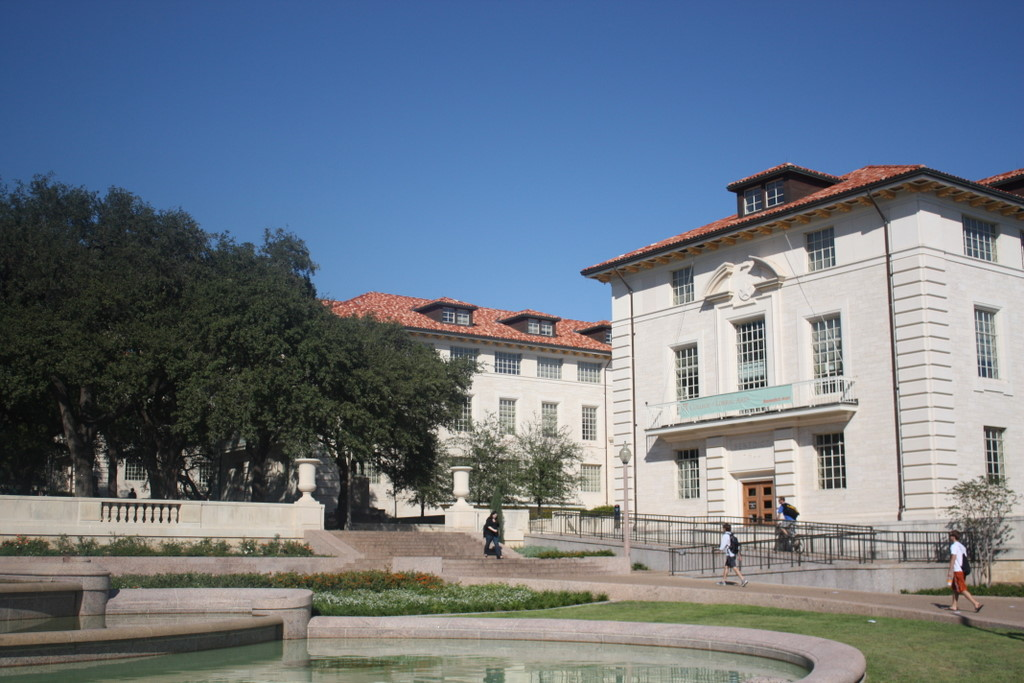
#> input picture uttower_right.JPG, 1024 x 683 px
$ jupyter execute image_stitching.ipynb
#> lines starting #> are read from the running program, lines starting #| are printed output that depends on the picture; after the words box and inside, x2 and y2 are one past the last pixel; in counts of white or black regions, pixels touching at a corner belong together; long printed decimals are rounded
[cell 1]
import cv2
import numpy as np
import matplotlib.pyplot as plt
import random
import math

[cell 2]
#reading right image and converting it into grayscale
img_1=cv2.imread("uttower_right.JPG")
#> img_1 is the input picture: shape (683, 1024, 3); mean B, G, R 132, 118.9, 107.7
img1= cv2.cvtColor(img_1,cv2.COLOR_BGR2GRAY)
plt.imshow(img1)
plt.figure()
#reading left image and converting it into grayscale
img_2=cv2.imread("uttower_left.JPG")
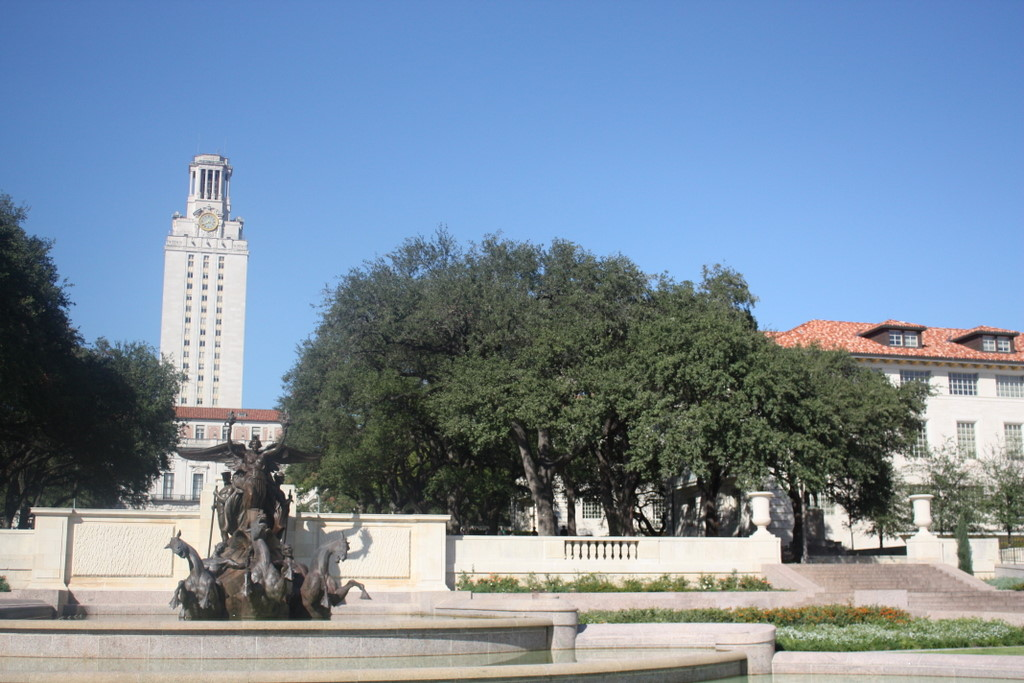
#> input picture uttower_left.JPG, 1024 x 683 px
#> img_2 is the input picture: shape (683, 1024, 3); mean B, G, R 159, 140, 121.7
img2= cv2.cvtColor(img_2,cv2.COLOR_BGR2GRAY)
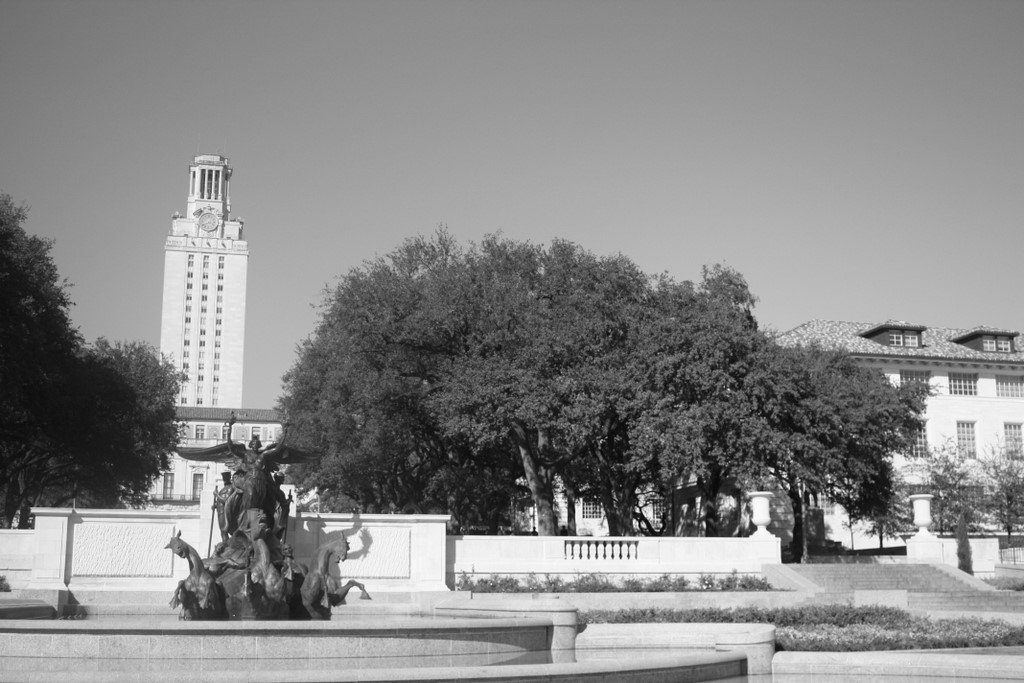
#> img2: shape (683, 1024); min 2, max 255, mean 136.7
plt.imshow(img2)
plt.figure()

[cell 3]
#find out keypoints and descriptors using sift algorithm
sift = cv2.xfeatures2d.SIFT_create()
# find the key points and descriptors with SIFT
keypoints1, descriptors1 = sift.detectAndCompute(img1,None)
#> keypoints1 = 4195 keypoints; strongest (x, y, size): (958, 550, 9.6), (490, 527, 2), (376, 451, 1.8), (440, 520, 6.8)
keypoints2, descriptors2 = sift.detectAndCompute(img2,None)
#> keypoints2 = 5314 keypoints; strongest (x, y, size): (620, 556, 2.4), (612, 556, 2.2), (698, 499, 3.5), (534, 528, 1.9)

[cell 4]
#plotting key points
img3=cv2.drawKeypoints(img1,keypoints1,None)
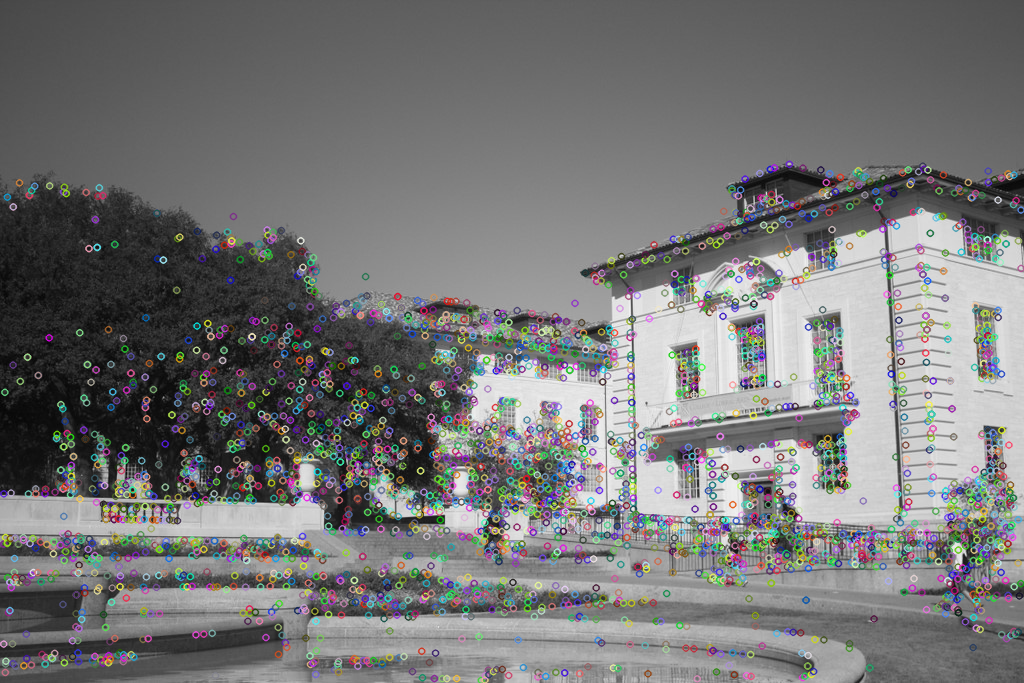
#> img3: shape (683, 1024, 3); mean of channels 0, 1, 2 118.1, 118, 117.9; drawn as B, G, R
plt.imshow(img3)
plt.figure()

[cell 5]
# finding correspondances from extracted keypoints of both images
match = cv2.BFMatcher()
matches = match.knnMatch(descriptors1,descriptors2,k=2)
#> matches = 4195 matches

[cell 6]
#extracting good keypoints by having some threshold
good = []
for m,n in matches:
    if m.distance < 0.27*n.distance:
        good.append(m)
#> after the loop, good = 170 matches
#corrs = np.matrix(good)

[cell 7]
#drawing the correspondances in both images
draw_parameters = dict(matchColor = (0,255,0), # draw matches in green color
                   singlePointColor = None,
                   flags = 2)
img4 = cv2.drawMatches(img1,keypoints1,img2,keypoints2,good,None,**draw_parameters)
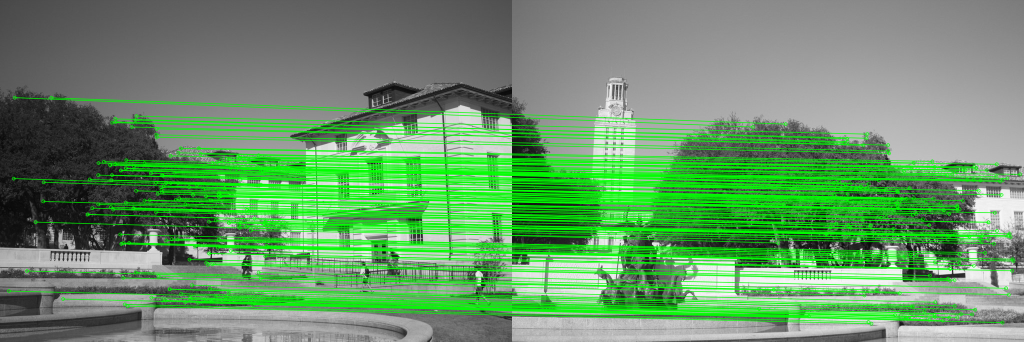
#> img4: shape (683, 2048, 3) (shown at 1/2 size); mean of channels 0, 1, 2 104.2, 150.1, 104.2; drawn as B, G, R
plt.imshow(img4)
plt.figure()

[cell 8]
#Homography matrix calculation
def calculateHomography(correspondences):
    #loop through correspondences and create assemble matrix
    aList = []
    for corr in correspondences:
        p1 = np.matrix([corr.item(0), corr.item(1), 1])
        p2 = np.matrix([corr.item(2), corr.item(3), 1])

        a2 = [0, 0, 0, -p2.item(2) * p1.item(0), -p2.item(2) * p1.item(1), -p2.item(2) * p1.item(2),
              p2.item(1) * p1.item(0), p2.item(1) * p1.item(1), p2.item(1) * p1.item(2)]
        a1 = [-p2.item(2) * p1.item(0), -p2.item(2) * p1.item(1), -p2.item(2) * p1.item(2), 0, 0, 0,
              p2.item(0) * p1.item(0), p2.item(0) * p1.item(1), p2.item(0) * p1.item(2)]
        aList.append(a1)
        aList.append(a2)

    matrixA = np.matrix(aList)

    #singular value decomposition
    u, s, v = np.linalg.svd(matrixA)

    #reshape the min singular value into a 3 by 3 matrix
    h = np.reshape(v[8], (3, 3))

    #normalize and now we have h
    h = (1/h.item(8)) * h
    return h

[cell 9]
#calculate the geometric distance between estimated points andoriginal points
def geometricDistance(correspondence, h):

    p1 = np.transpose(np.matrix([correspondence[0].item(0), correspondence[0].item(1), 1]))
    estimatep2 = np.dot(h, p1)
    estimatep2 = (1/estimatep2.item(2))*estimatep2

    p2 = np.transpose(np.matrix([correspondence[0].item(2), correspondence[0].item(3), 1]))
    error = p2 - estimatep2
    return np.linalg.norm(error)

[cell 10]
#functions to plot inlier points with red dots
def plot_points(img_1,img_2,inliers):

    rows1 = img_1.shape[0]
    cols1 = img_1.shape[1]
    rows2 = img_2.shape[0]
    cols2 = img_2.shape[1]

    out = np.zeros((max([rows1,rows2]),cols1+cols2,3), dtype='uint8')

    # Place the first image to the left
    out[:rows1,:cols1,:] = np.dstack([img1, img1, img1])

    # Place the next image to the right of it
    out[:rows2,cols1:cols1+cols2,:] = np.dstack([img2, img2, img2])

    for i in inliers:
            x1 = i.item(0)
            y1 = i.item(1)
            x2 = i.item(2)
            y2 = i.item(3)

            cv2.circle(out, (int(x1),int(y1)), 4, (255, 0, 0), 1)
            cv2.circle(out, (int(x2)+cols1,int(y2)), 4, (255, 0, 0), 1)
    plt.imshow(out)
    plt.show()

[cell 11]
def averageResidual(inliers):
    sum=0
    for i in inliers:
        x1 = i.item(0)
        y1 = i.item(1)
        x2 = i.item(2)
        y2 = i.item(3)
        sum += math.sqrt(((x1-x2)**2) + ((y1-y2)**2))
    avg = sum/(float)(len(inliers))
    print("The average residuals for inliers is:",avg,end=" ")
    print()

[cell 12]
#ransac algorithm which creates homographies from random correspondences
def ransac(corr, thresh,img_1,img_2):
    maxInliers = []
    finalH = None
    for i in range(1000):
        #find 4 random points to calculate a homography
        corr1 = corr[random.randrange(0, len(corr))]
        corr2 = corr[random.randrange(0, len(corr))]
        randomFour = np.vstack((corr1, corr2))
        corr3 = corr[random.randrange(0, len(corr))]
        randomFour = np.vstack((randomFour, corr3))
        corr4 = corr[random.randrange(0, len(corr))]
        randomFour = np.vstack((randomFour, corr4))

        #call the homography function on those points
        h = calculateHomography(randomFour)
        inliers = []

        #calling geometric distance function
        for i in range(len(corr)):
            d = geometricDistance(corr[i], h)
            if d < 5:
                inliers.append(corr[i])

        if len(inliers) > len(maxInliers):
            maxInliers = inliers
            finalH = h
        print("Corr size: ", len(corr), " NumInliers: ", len(inliers), "Max inliers: ", len(maxInliers))

        if len(maxInliers) > (len(corr)*thresh):
            break
    #calling plot_points function
    plot_points(img_1,img_2,maxInliers)
    #plot1_points(img_2,maxInliers)
    averageResidual(maxInliers)
    return finalH, maxInliers

[cell 13]
#Finding Homography marix
MIN_MATCH_COUNT = 10
correspondenceList=[]
if len(good) > MIN_MATCH_COUNT:

    for m in good:
        (x1,y1) = keypoints1[m.queryIdx].pt
        (x2,y2) = keypoints2[m.trainIdx].pt
        correspondenceList.append([x1,y1,x2,y2])
#> this loop made 170 passes
#> (x1, y1, x2, y2) on passes 1 to 3: (17.56, 581.7, 494, 617.1), (27.06, 356.7, 489, 405), (28.91, 194.8, 481.5, 253.5)
#> after the loop, correspondenceList = 170 items, first 6: [17.56, 581.7, 494, 617.1], [27.06, 356.7, 489, 405], [28.91, 194.8, 481.5, 253.5], [53.52, 541.6, 522.8, 579.1], [70.67, 443.7, 531.9, 485.6], [86.1, 402.3, 543.9, 445.5]
    corrs = np.matrix(correspondenceList)
#> corrs = 170 rows, first 6: [17.56, 581.7, 494, 617.1], [27.06, 356.7, 489, 405], [28.91, 194.8, 481.5, 253.5], [53.52, 541.6, 522.8, 579.1], [70.67, 443.7, 531.9, 485.6], [86.1, 402.3, 543.9, 445.5]
    M,inliers = ransac(corrs,0.6,img_1,img_2)
#> the loop in ransac, `for i in range(1000):` made 1 pass
#> (randomFour, corr3, corr4) on pass 1: ([[395.2, 605.3, 861, 640.6], [417.5, 442.8, 872.5, 471.7]], [[175, 428.5, 628.4, 467.1]], [[323.9, 350.2, 770.2, 382.3]])
#| Corr size:  170  NumInliers:  168 Max inliers:  168
#> in plot_points, `out[:rows2,cols1:cols1+cols2,:] = np.dstack([img2, img2, img2])`:
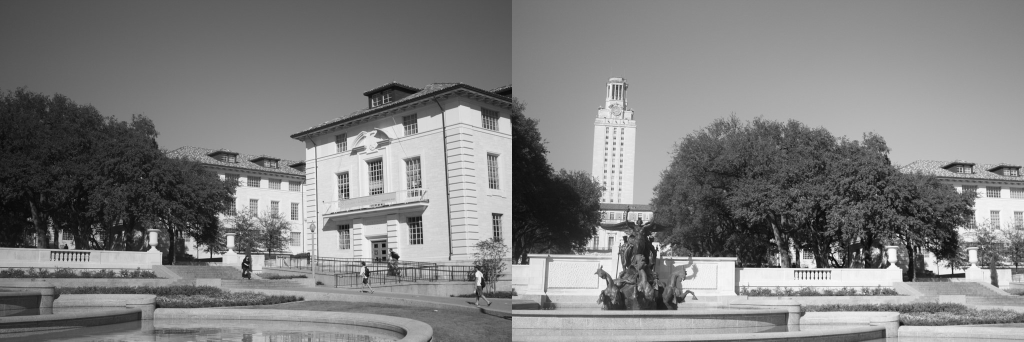
#> out: shape (683, 2048, 3) (shown at 1/2 size); min 2, max 255, mean 126.9
#> the loop in plot_points, `for i in inliers:` made 168 passes
#> after the loop in plot_points, `for i in inliers:`:
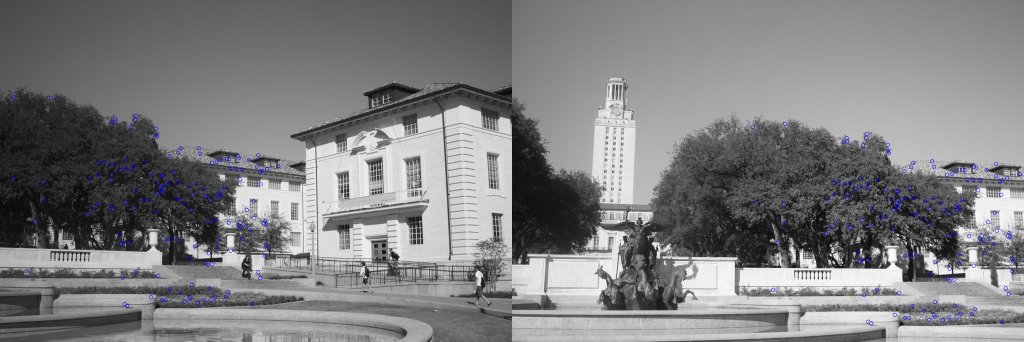
#> out: shape (683, 2048, 3) (shown at 1/2 size); 0.42% of pixels changed, all inside (x1, y1, x2, y2) = (23, 190, 2044, 651); drawn as B, G, R
#> the loop in averageResidual, `for i in inliers:` made 168 passes
#| The average residuals for inliers is: 454.693
    #M, mask = cv2.findHomography(src_pts, dst_pts, cv2.RANSAC,5.0)
    h,w = img1.shape
    pts = np.float32([ [0,0],[0,h-1],[w-1,h-1],[w-1,0] ]).reshape(-1,1,2)
    dst = cv2.perspectiveTransform(pts,M)
    img5 = cv2.polylines(img2,[np.int32(dst)],True,255,3, cv2.LINE_AA)
    plt.imshow(img5)
    plt.title("original_image_overlapping.jpg")
    plt.figure()
else:
    print ("Not enough matches are found - %d/%d" % (len(good),MIN_MATCH_COUNT))

[cell 14]
#Here we warp perspective to essentially change the field of view
dst = cv2.warpPerspective(img_1,M,(img_2.shape[1] + img_1.shape[1], img_2.shape[0]))
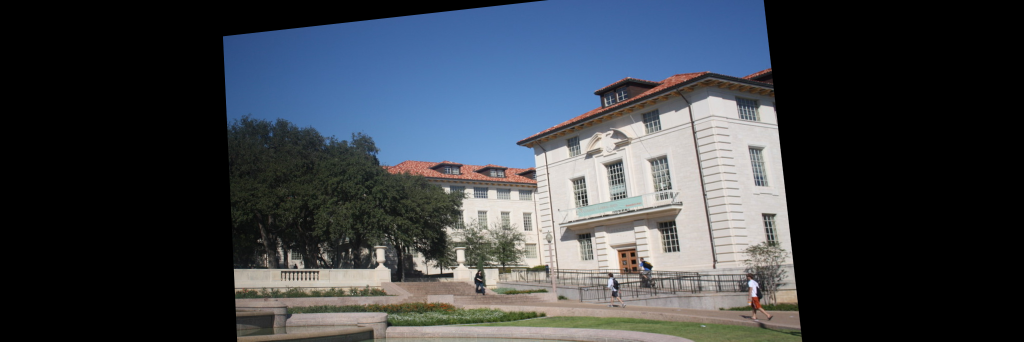
#> dst: shape (683, 2048, 3) (shown at 1/2 size); mean B, G, R 71.4, 64.5, 59.1
dst[0:img_2.shape[0], 0:img_2.shape[1]] = img_2
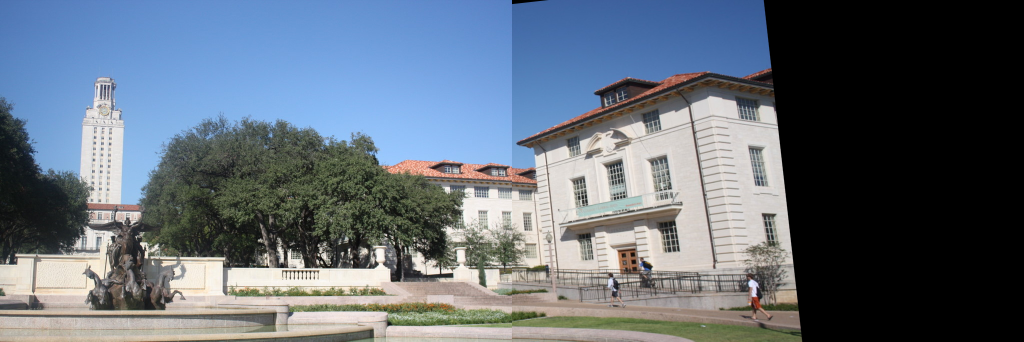
#> dst: shape (683, 2048, 3) (shown at 1/2 size); mean B, G, R 120.6, 108.5, 97.8

[cell 15]
#Dark side of the image is removed here after stitching
def trim(frame):
    #crop top
    if not np.sum(frame[0]):
        return trim(frame[1:])
    #crop bottom
    elif not np.sum(frame[-1]):
        return trim(frame[:-2])
    #crop left
    elif not np.sum(frame[:,0]):
        return trim(frame[:,1:])
    #crop right
    elif not np.sum(frame[:,-1]):
        return trim(frame[:,:-2])
#> in trim (call 40), `return trim(frame[:,:-2])`:
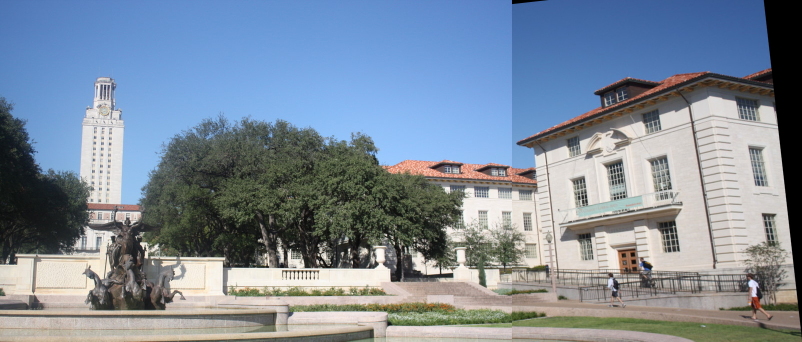
#> returned value: shape (683, 1604, 3) (shown at 1/2 size); mean of channels 0, 1, 2 154, 138.6, 124.9; drawn as B, G, R
    return frame

[cell 16]
t=trim(dst)
plt.imshow(t)
plt.title("original_image_stiched_crop.jpg")
plt.figure()
cv2.imwrite("original_image_stiched_crop.jpg",t)
#> Out = True
